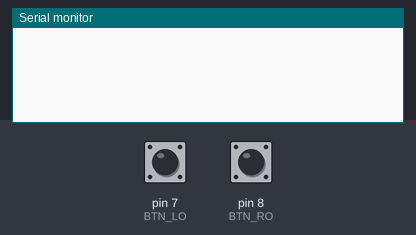
A sketch run on a simulated Arduino Leonardo, built with avr-gcc and run on an emulated ATmega32U4. Shown: the last lines printed to the serial monitor. Inputs (shaded band) come from the test bench; at power-on: pin 7 (BTN_LO) LOW, pin 8 (BTN_RO) LOW. USB keyboard and mouse output is not drawn.

Above: at 1.2 s.
1.3 s: pin 7 (BTN_LO) pulled HIGH for 0.15 s
At 2.6 s:
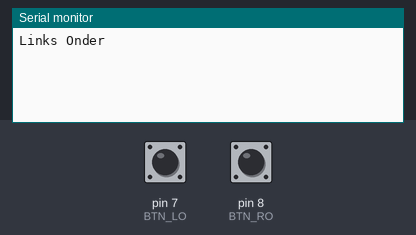
2.9 s: pin 8 (BTN_RO) pulled HIGH for 0.15 s
At 3.9 s:
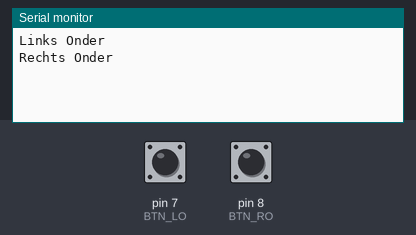

Measured:
- after the input at 1.3 s, the serial monitor: prints a new line after 0.15 s (image 1)
- after the input at 2.9 s, the serial monitor: prints a new line after 0.25 s (image 2)

The sketch:

receiver.ino
```cpp
#include <Keyboard.h>

#define BTN_RO  8
#define BTN_LO  7

char altKey = KEY_LEFT_ALT;
char s = 83;

char button12Pressed = false;
char button13Pressed = false;


void setup(){
  Serial.begin(9600);
  pinMode(BTN_RO, INPUT);
  pinMode(BTN_LO, INPUT);
  //pinMode(11, INPUT);
  //pinMode(10, INPUT);
  Keyboard.begin();
}

void loop(){

 if (digitalRead(BTN_RO) == HIGH) {
    button13Pressed = true;
    delay(10);
 } else {
  if (button13Pressed == true) {
    Keyboard.press(altKey);
    Keyboard.press('s');
    delay(100);
    Keyboard.releaseAll();
    Serial.println("Rechts Onder");
    button13Pressed = false;

  }
 }

 if (digitalRead(BTN_LO) == HIGH) {
    button12Pressed = true;
    delay(10);
 } else {
  if (button12Pressed == true) {
    Serial.println("Links Onder");
    button12Pressed = false;

  }
 }
}


/*
 if (digitalRead(12) == LOW

  }
    delay(1000);
    // new document:
    Keyboard.press(altKey);
    Keyboard.press('s');
    delay(100);
    Keyboard.releaseAll();

*/


//ßßßßßßßßßßßßß
```
